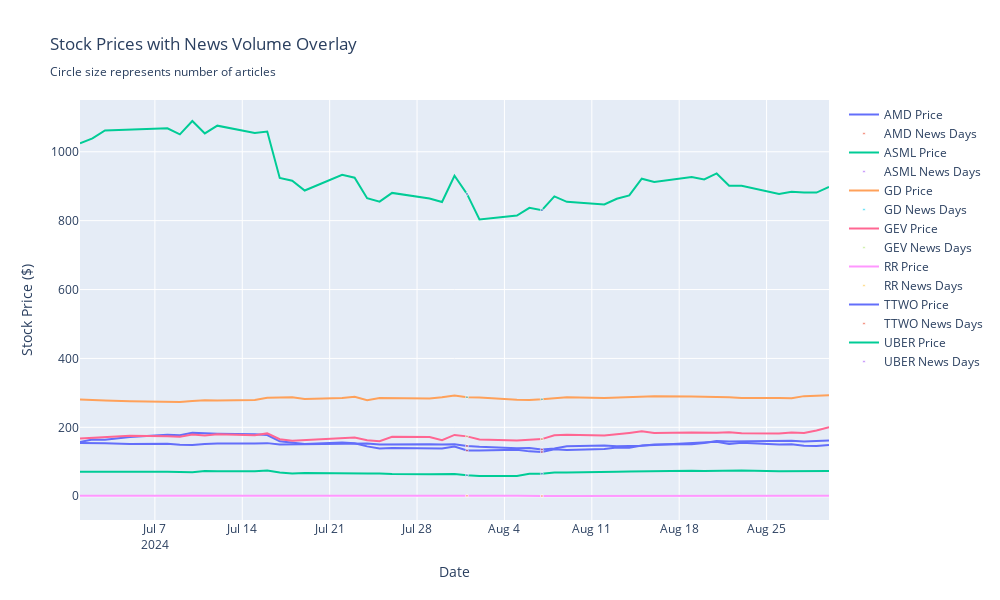

Write notebook code for a chart like this one.
### Markdown cell above
## 6. Advanced Visualizations

### Code cell
# Interactive plot of stock prices with news volume overlay
fig = go.Figure()

# Add stock prices for each ticker
for ticker in merged_df['ticker'].unique():
    ticker_data = merged_df[merged_df['ticker'] == ticker]
    
    # Stock price line
    fig.add_trace(go.Scatter(
        x=ticker_data['date_x'],  # Fixed: use 'date_x' instead of 'date'
        y=ticker_data['close'],
        mode='lines',
        name=f'{ticker} Price',
        line=dict(width=2)
    ))
    
    # News volume as scatter points
    news_days = ticker_data[ticker_data['article_count'] > 0]
    if len(news_days) > 0:
        fig.add_trace(go.Scatter(
            x=news_days['date_x'],  # Fixed: use 'date_x' instead of 'date'
            y=news_days['close'],
            mode='markers',
            name=f'{ticker} News Days',
            marker=dict(
                size=news_days['article_count'] * 3,
                opacity=0.6,
                line=dict(width=1, color='white')
            ),
            text=news_days['article_count'],
            hovertemplate='<b>%{fullData.name}</b><br>' +
                         'Date: %{x}<br>' +
                         'Price: $%{y:.2f}<br>' +
                         'Articles: %{text}<br>' +
                         '<extra></extra>'
        ))

fig.update_layout(
    title='Stock Prices with News Volume Overlay<br><sub>Circle size represents number of articles</sub>',
    xaxis_title='Date',
    yaxis_title='Stock Price ($)',
    hovermode='closest',
    width=1000,
    height=600
)

fig.show()
